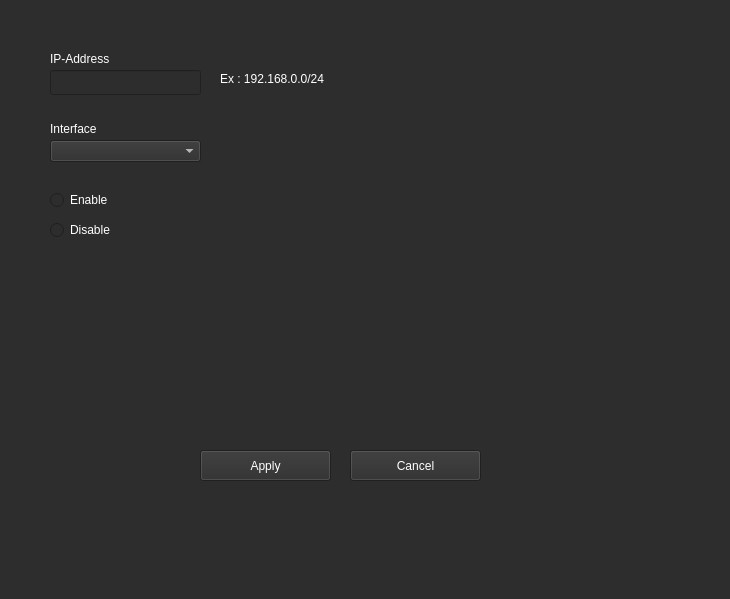
<?xml version="1.0" encoding="UTF-8"?>
<ui version="4.0">
 <class>IpAddConfig</class>
 <widget class="QWidget" name="IpAddConfig">
  <property name="geometry">
   <rect>
    <x>0</x>
    <y>0</y>
    <width>730</width>
    <height>599</height>
   </rect>
  </property>
  <property name="windowTitle">
   <string>Form</string>
  </property>
  <property name="styleSheet">
   <string notr="true">background-color: rgb(45, 45, 45);</string>
  </property>
  <widget class="QPushButton" name="btn_apply_IPAdd">
   <property name="geometry">
    <rect>
     <x>200</x>
     <y>450</y>
     <width>131</width>
     <height>31</height>
    </rect>
   </property>
   <property name="palette">
    <palette>
     <active>
      <colorrole role="Button">
       <brush brushstyle="SolidPattern">
        <color alpha="255">
         <red>45</red>
         <green>45</green>
         <blue>45</blue>
        </color>
       </brush>
      </colorrole>
      <colorrole role="ButtonText">
       <brush brushstyle="SolidPattern">
        <color alpha="255">
         <red>255</red>
         <green>255</green>
         <blue>255</blue>
        </color>
       </brush>
      </colorrole>
      <colorrole role="Base">
       <brush brushstyle="SolidPattern">
        <color alpha="255">
         <red>45</red>
         <green>45</green>
         <blue>45</blue>
        </color>
       </brush>
      </colorrole>
      <colorrole role="Window">
       <brush brushstyle="SolidPattern">
        <color alpha="255">
         <red>45</red>
         <green>45</green>
         <blue>45</blue>
        </color>
       </brush>
      </colorrole>
     </active>
     <inactive>
      <colorrole role="Button">
       <brush brushstyle="SolidPattern">
        <color alpha="255">
         <red>45</red>
         <green>45</green>
         <blue>45</blue>
        </color>
       </brush>
      </colorrole>
      <colorrole role="ButtonText">
       <brush brushstyle="SolidPattern">
        <color alpha="255">
         <red>255</red>
         <green>255</green>
         <blue>255</blue>
        </color>
       </brush>
      </colorrole>
      <colorrole role="Base">
       <brush brushstyle="SolidPattern">
        <color alpha="255">
         <red>45</red>
         <green>45</green>
         <blue>45</blue>
        </color>
       </brush>
      </colorrole>
      <colorrole role="Window">
       <brush brushstyle="SolidPattern">
        <color alpha="255">
         <red>45</red>
         <green>45</green>
         <blue>45</blue>
        </color>
       </brush>
      </colorrole>
     </inactive>
     <disabled>
      <colorrole role="Button">
       <brush brushstyle="SolidPattern">
        <color alpha="255">
         <red>45</red>
         <green>45</green>
         <blue>45</blue>
        </color>
       </brush>
      </colorrole>
      <colorrole role="ButtonText">
       <brush brushstyle="SolidPattern">
        <color alpha="255">
         <red>120</red>
         <green>120</green>
         <blue>120</blue>
        </color>
       </brush>
      </colorrole>
      <colorrole role="Base">
       <brush brushstyle="SolidPattern">
        <color alpha="255">
         <red>45</red>
         <green>45</green>
         <blue>45</blue>
        </color>
       </brush>
      </colorrole>
      <colorrole role="Window">
       <brush brushstyle="SolidPattern">
        <color alpha="255">
         <red>45</red>
         <green>45</green>
         <blue>45</blue>
        </color>
       </brush>
      </colorrole>
     </disabled>
    </palette>
   </property>
   <property name="text">
    <string>Apply</string>
   </property>
  </widget>
  <widget class="QPushButton" name="btn_cancel_IPAdd">
   <property name="geometry">
    <rect>
     <x>350</x>
     <y>450</y>
     <width>131</width>
     <height>31</height>
    </rect>
   </property>
   <property name="palette">
    <palette>
     <active>
      <colorrole role="Button">
       <brush brushstyle="SolidPattern">
        <color alpha="255">
         <red>45</red>
         <green>45</green>
         <blue>45</blue>
        </color>
       </brush>
      </colorrole>
      <colorrole role="ButtonText">
       <brush brushstyle="SolidPattern">
        <color alpha="255">
         <red>255</red>
         <green>255</green>
         <blue>255</blue>
        </color>
       </brush>
      </colorrole>
      <colorrole role="Base">
       <brush brushstyle="SolidPattern">
        <color alpha="255">
         <red>45</red>
         <green>45</green>
         <blue>45</blue>
        </color>
       </brush>
      </colorrole>
      <colorrole role="Window">
       <brush brushstyle="SolidPattern">
        <color alpha="255">
         <red>45</red>
         <green>45</green>
         <blue>45</blue>
        </color>
       </brush>
      </colorrole>
     </active>
     <inactive>
      <colorrole role="Button">
       <brush brushstyle="SolidPattern">
        <color alpha="255">
         <red>45</red>
         <green>45</green>
         <blue>45</blue>
        </color>
       </brush>
      </colorrole>
      <colorrole role="ButtonText">
       <brush brushstyle="SolidPattern">
        <color alpha="255">
         <red>255</red>
         <green>255</green>
         <blue>255</blue>
        </color>
       </brush>
      </colorrole>
      <colorrole role="Base">
       <brush brushstyle="SolidPattern">
        <color alpha="255">
         <red>45</red>
         <green>45</green>
         <blue>45</blue>
        </color>
       </brush>
      </colorrole>
      <colorrole role="Window">
       <brush brushstyle="SolidPattern">
        <color alpha="255">
         <red>45</red>
         <green>45</green>
         <blue>45</blue>
        </color>
       </brush>
      </colorrole>
     </inactive>
     <disabled>
      <colorrole role="Button">
       <brush brushstyle="SolidPattern">
        <color alpha="255">
         <red>45</red>
         <green>45</green>
         <blue>45</blue>
        </color>
       </brush>
      </colorrole>
      <colorrole role="ButtonText">
       <brush brushstyle="SolidPattern">
        <color alpha="255">
         <red>120</red>
         <green>120</green>
         <blue>120</blue>
        </color>
       </brush>
      </colorrole>
      <colorrole role="Base">
       <brush brushstyle="SolidPattern">
        <color alpha="255">
         <red>45</red>
         <green>45</green>
         <blue>45</blue>
        </color>
       </brush>
      </colorrole>
      <colorrole role="Window">
       <brush brushstyle="SolidPattern">
        <color alpha="255">
         <red>45</red>
         <green>45</green>
         <blue>45</blue>
        </color>
       </brush>
      </colorrole>
     </disabled>
    </palette>
   </property>
   <property name="text">
    <string>Cancel</string>
   </property>
  </widget>
  <widget class="QLabel" name="label">
   <property name="geometry">
    <rect>
     <x>50</x>
     <y>50</y>
     <width>81</width>
     <height>17</height>
    </rect>
   </property>
   <property name="palette">
    <palette>
     <active>
      <colorrole role="WindowText">
       <brush brushstyle="SolidPattern">
        <color alpha="255">
         <red>255</red>
         <green>255</green>
         <blue>255</blue>
        </color>
       </brush>
      </colorrole>
      <colorrole role="Button">
       <brush brushstyle="SolidPattern">
        <color alpha="255">
         <red>45</red>
         <green>45</green>
         <blue>45</blue>
        </color>
       </brush>
      </colorrole>
      <colorrole role="Text">
       <brush brushstyle="SolidPattern">
        <color alpha="255">
         <red>255</red>
         <green>255</green>
         <blue>255</blue>
        </color>
       </brush>
      </colorrole>
      <colorrole role="ButtonText">
       <brush brushstyle="SolidPattern">
        <color alpha="255">
         <red>255</red>
         <green>255</green>
         <blue>255</blue>
        </color>
       </brush>
      </colorrole>
      <colorrole role="Base">
       <brush brushstyle="SolidPattern">
        <color alpha="255">
         <red>45</red>
         <green>45</green>
         <blue>45</blue>
        </color>
       </brush>
      </colorrole>
      <colorrole role="Window">
       <brush brushstyle="SolidPattern">
        <color alpha="255">
         <red>45</red>
         <green>45</green>
         <blue>45</blue>
        </color>
       </brush>
      </colorrole>
     </active>
     <inactive>
      <colorrole role="WindowText">
       <brush brushstyle="SolidPattern">
        <color alpha="255">
         <red>255</red>
         <green>255</green>
         <blue>255</blue>
        </color>
       </brush>
      </colorrole>
      <colorrole role="Button">
       <brush brushstyle="SolidPattern">
        <color alpha="255">
         <red>45</red>
         <green>45</green>
         <blue>45</blue>
        </color>
       </brush>
      </colorrole>
      <colorrole role="Text">
       <brush brushstyle="SolidPattern">
        <color alpha="255">
         <red>255</red>
         <green>255</green>
         <blue>255</blue>
        </color>
       </brush>
      </colorrole>
      <colorrole role="ButtonText">
       <brush brushstyle="SolidPattern">
        <color alpha="255">
         <red>255</red>
         <green>255</green>
         <blue>255</blue>
        </color>
       </brush>
      </colorrole>
      <colorrole role="Base">
       <brush brushstyle="SolidPattern">
        <color alpha="255">
         <red>45</red>
         <green>45</green>
         <blue>45</blue>
        </color>
       </brush>
      </colorrole>
      <colorrole role="Window">
       <brush brushstyle="SolidPattern">
        <color alpha="255">
         <red>45</red>
         <green>45</green>
         <blue>45</blue>
        </color>
       </brush>
      </colorrole>
     </inactive>
     <disabled>
      <colorrole role="WindowText">
       <brush brushstyle="SolidPattern">
        <color alpha="255">
         <red>120</red>
         <green>120</green>
         <blue>120</blue>
        </color>
       </brush>
      </colorrole>
      <colorrole role="Button">
       <brush brushstyle="SolidPattern">
        <color alpha="255">
         <red>45</red>
         <green>45</green>
         <blue>45</blue>
        </color>
       </brush>
      </colorrole>
      <colorrole role="Text">
       <brush brushstyle="SolidPattern">
        <color alpha="255">
         <red>120</red>
         <green>120</green>
         <blue>120</blue>
        </color>
       </brush>
      </colorrole>
      <colorrole role="ButtonText">
       <brush brushstyle="SolidPattern">
        <color alpha="255">
         <red>120</red>
         <green>120</green>
         <blue>120</blue>
        </color>
       </brush>
      </colorrole>
      <colorrole role="Base">
       <brush brushstyle="SolidPattern">
        <color alpha="255">
         <red>45</red>
         <green>45</green>
         <blue>45</blue>
        </color>
       </brush>
      </colorrole>
      <colorrole role="Window">
       <brush brushstyle="SolidPattern">
        <color alpha="255">
         <red>45</red>
         <green>45</green>
         <blue>45</blue>
        </color>
       </brush>
      </colorrole>
     </disabled>
    </palette>
   </property>
   <property name="text">
    <string>IP-Address</string>
   </property>
  </widget>
  <widget class="QLineEdit" name="line_ip">
   <property name="enabled">
    <bool>true</bool>
   </property>
   <property name="geometry">
    <rect>
     <x>50</x>
     <y>70</y>
     <width>151</width>
     <height>25</height>
    </rect>
   </property>
   <property name="palette">
    <palette>
     <active>
      <colorrole role="WindowText">
       <brush brushstyle="SolidPattern">
        <color alpha="255">
         <red>255</red>
         <green>255</green>
         <blue>255</blue>
        </color>
       </brush>
      </colorrole>
      <colorrole role="Button">
       <brush brushstyle="SolidPattern">
        <color alpha="255">
         <red>45</red>
         <green>45</green>
         <blue>45</blue>
        </color>
       </brush>
      </colorrole>
      <colorrole role="Text">
       <brush brushstyle="SolidPattern">
        <color alpha="255">
         <red>255</red>
         <green>255</green>
         <blue>255</blue>
        </color>
       </brush>
      </colorrole>
      <colorrole role="ButtonText">
       <brush brushstyle="SolidPattern">
        <color alpha="255">
         <red>255</red>
         <green>255</green>
         <blue>255</blue>
        </color>
       </brush>
      </colorrole>
      <colorrole role="Base">
       <brush brushstyle="SolidPattern">
        <color alpha="255">
         <red>45</red>
         <green>45</green>
         <blue>45</blue>
        </color>
       </brush>
      </colorrole>
      <colorrole role="Window">
       <brush brushstyle="SolidPattern">
        <color alpha="255">
         <red>45</red>
         <green>45</green>
         <blue>45</blue>
        </color>
       </brush>
      </colorrole>
     </active>
     <inactive>
      <colorrole role="WindowText">
       <brush brushstyle="SolidPattern">
        <color alpha="255">
         <red>255</red>
         <green>255</green>
         <blue>255</blue>
        </color>
       </brush>
      </colorrole>
      <colorrole role="Button">
       <brush brushstyle="SolidPattern">
        <color alpha="255">
         <red>45</red>
         <green>45</green>
         <blue>45</blue>
        </color>
       </brush>
      </colorrole>
      <colorrole role="Text">
       <brush brushstyle="SolidPattern">
        <color alpha="255">
         <red>255</red>
         <green>255</green>
         <blue>255</blue>
        </color>
       </brush>
      </colorrole>
      <colorrole role="ButtonText">
       <brush brushstyle="SolidPattern">
        <color alpha="255">
         <red>255</red>
         <green>255</green>
         <blue>255</blue>
        </color>
       </brush>
      </colorrole>
      <colorrole role="Base">
       <brush brushstyle="SolidPattern">
        <color alpha="255">
         <red>45</red>
         <green>45</green>
         <blue>45</blue>
        </color>
       </brush>
      </colorrole>
      <colorrole role="Window">
       <brush brushstyle="SolidPattern">
        <color alpha="255">
         <red>45</red>
         <green>45</green>
         <blue>45</blue>
        </color>
       </brush>
      </colorrole>
     </inactive>
     <disabled>
      <colorrole role="WindowText">
       <brush brushstyle="SolidPattern">
        <color alpha="255">
         <red>120</red>
         <green>120</green>
         <blue>120</blue>
        </color>
       </brush>
      </colorrole>
      <colorrole role="Button">
       <brush brushstyle="SolidPattern">
        <color alpha="255">
         <red>45</red>
         <green>45</green>
         <blue>45</blue>
        </color>
       </brush>
      </colorrole>
      <colorrole role="Text">
       <brush brushstyle="SolidPattern">
        <color alpha="255">
         <red>120</red>
         <green>120</green>
         <blue>120</blue>
        </color>
       </brush>
      </colorrole>
      <colorrole role="ButtonText">
       <brush brushstyle="SolidPattern">
        <color alpha="255">
         <red>120</red>
         <green>120</green>
         <blue>120</blue>
        </color>
       </brush>
      </colorrole>
      <colorrole role="Base">
       <brush brushstyle="SolidPattern">
        <color alpha="255">
         <red>45</red>
         <green>45</green>
         <blue>45</blue>
        </color>
       </brush>
      </colorrole>
      <colorrole role="Window">
       <brush brushstyle="SolidPattern">
        <color alpha="255">
         <red>45</red>
         <green>45</green>
         <blue>45</blue>
        </color>
       </brush>
      </colorrole>
     </disabled>
    </palette>
   </property>
   <property name="mouseTracking">
    <bool>false</bool>
   </property>
   <property name="focusPolicy">
    <enum>Qt::ClickFocus</enum>
   </property>
  </widget>
  <widget class="QLabel" name="label_4">
   <property name="geometry">
    <rect>
     <x>50</x>
     <y>120</y>
     <width>61</width>
     <height>17</height>
    </rect>
   </property>
   <property name="palette">
    <palette>
     <active>
      <colorrole role="WindowText">
       <brush brushstyle="SolidPattern">
        <color alpha="255">
         <red>255</red>
         <green>255</green>
         <blue>255</blue>
        </color>
       </brush>
      </colorrole>
      <colorrole role="Button">
       <brush brushstyle="SolidPattern">
        <color alpha="255">
         <red>45</red>
         <green>45</green>
         <blue>45</blue>
        </color>
       </brush>
      </colorrole>
      <colorrole role="Text">
       <brush brushstyle="SolidPattern">
        <color alpha="255">
         <red>255</red>
         <green>255</green>
         <blue>255</blue>
        </color>
       </brush>
      </colorrole>
      <colorrole role="ButtonText">
       <brush brushstyle="SolidPattern">
        <color alpha="255">
         <red>255</red>
         <green>255</green>
         <blue>255</blue>
        </color>
       </brush>
      </colorrole>
      <colorrole role="Base">
       <brush brushstyle="SolidPattern">
        <color alpha="255">
         <red>45</red>
         <green>45</green>
         <blue>45</blue>
        </color>
       </brush>
      </colorrole>
      <colorrole role="Window">
       <brush brushstyle="SolidPattern">
        <color alpha="255">
         <red>45</red>
         <green>45</green>
         <blue>45</blue>
        </color>
       </brush>
      </colorrole>
     </active>
     <inactive>
      <colorrole role="WindowText">
       <brush brushstyle="SolidPattern">
        <color alpha="255">
         <red>255</red>
         <green>255</green>
         <blue>255</blue>
        </color>
       </brush>
      </colorrole>
      <colorrole role="Button">
       <brush brushstyle="SolidPattern">
        <color alpha="255">
         <red>45</red>
         <green>45</green>
         <blue>45</blue>
        </color>
       </brush>
      </colorrole>
      <colorrole role="Text">
       <brush brushstyle="SolidPattern">
        <color alpha="255">
         <red>255</red>
         <green>255</green>
         <blue>255</blue>
        </color>
       </brush>
      </colorrole>
      <colorrole role="ButtonText">
       <brush brushstyle="SolidPattern">
        <color alpha="255">
         <red>255</red>
         <green>255</green>
         <blue>255</blue>
        </color>
       </brush>
      </colorrole>
      <colorrole role="Base">
       <brush brushstyle="SolidPattern">
        <color alpha="255">
         <red>45</red>
         <green>45</green>
         <blue>45</blue>
        </color>
       </brush>
      </colorrole>
      <colorrole role="Window">
       <brush brushstyle="SolidPattern">
        <color alpha="255">
         <red>45</red>
         <green>45</green>
         <blue>45</blue>
        </color>
       </brush>
      </colorrole>
     </inactive>
     <disabled>
      <colorrole role="WindowText">
       <brush brushstyle="SolidPattern">
        <color alpha="255">
         <red>120</red>
         <green>120</green>
         <blue>120</blue>
        </color>
       </brush>
      </colorrole>
      <colorrole role="Button">
       <brush brushstyle="SolidPattern">
        <color alpha="255">
         <red>45</red>
         <green>45</green>
         <blue>45</blue>
        </color>
       </brush>
      </colorrole>
      <colorrole role="Text">
       <brush brushstyle="SolidPattern">
        <color alpha="255">
         <red>120</red>
         <green>120</green>
         <blue>120</blue>
        </color>
       </brush>
      </colorrole>
      <colorrole role="ButtonText">
       <brush brushstyle="SolidPattern">
        <color alpha="255">
         <red>120</red>
         <green>120</green>
         <blue>120</blue>
        </color>
       </brush>
      </colorrole>
      <colorrole role="Base">
       <brush brushstyle="SolidPattern">
        <color alpha="255">
         <red>45</red>
         <green>45</green>
         <blue>45</blue>
        </color>
       </brush>
      </colorrole>
      <colorrole role="Window">
       <brush brushstyle="SolidPattern">
        <color alpha="255">
         <red>45</red>
         <green>45</green>
         <blue>45</blue>
        </color>
       </brush>
      </colorrole>
     </disabled>
    </palette>
   </property>
   <property name="text">
    <string>Interface</string>
   </property>
  </widget>
  <widget class="QComboBox" name="interfaces">
   <property name="geometry">
    <rect>
     <x>50</x>
     <y>140</y>
     <width>151</width>
     <height>22</height>
    </rect>
   </property>
   <property name="palette">
    <palette>
     <active>
      <colorrole role="WindowText">
       <brush brushstyle="SolidPattern">
        <color alpha="255">
         <red>255</red>
         <green>255</green>
         <blue>255</blue>
        </color>
       </brush>
      </colorrole>
      <colorrole role="Button">
       <brush brushstyle="SolidPattern">
        <color alpha="255">
         <red>45</red>
         <green>45</green>
         <blue>45</blue>
        </color>
       </brush>
      </colorrole>
      <colorrole role="Text">
       <brush brushstyle="SolidPattern">
        <color alpha="255">
         <red>255</red>
         <green>255</green>
         <blue>255</blue>
        </color>
       </brush>
      </colorrole>
      <colorrole role="ButtonText">
       <brush brushstyle="SolidPattern">
        <color alpha="255">
         <red>255</red>
         <green>255</green>
         <blue>255</blue>
        </color>
       </brush>
      </colorrole>
      <colorrole role="Base">
       <brush brushstyle="SolidPattern">
        <color alpha="255">
         <red>45</red>
         <green>45</green>
         <blue>45</blue>
        </color>
       </brush>
      </colorrole>
      <colorrole role="Window">
       <brush brushstyle="SolidPattern">
        <color alpha="255">
         <red>45</red>
         <green>45</green>
         <blue>45</blue>
        </color>
       </brush>
      </colorrole>
     </active>
     <inactive>
      <colorrole role="WindowText">
       <brush brushstyle="SolidPattern">
        <color alpha="255">
         <red>255</red>
         <green>255</green>
         <blue>255</blue>
        </color>
       </brush>
      </colorrole>
      <colorrole role="Button">
       <brush brushstyle="SolidPattern">
        <color alpha="255">
         <red>45</red>
         <green>45</green>
         <blue>45</blue>
        </color>
       </brush>
      </colorrole>
      <colorrole role="Text">
       <brush brushstyle="SolidPattern">
        <color alpha="255">
         <red>255</red>
         <green>255</green>
         <blue>255</blue>
        </color>
       </brush>
      </colorrole>
      <colorrole role="ButtonText">
       <brush brushstyle="SolidPattern">
        <color alpha="255">
         <red>255</red>
         <green>255</green>
         <blue>255</blue>
        </color>
       </brush>
      </colorrole>
      <colorrole role="Base">
       <brush brushstyle="SolidPattern">
        <color alpha="255">
         <red>45</red>
         <green>45</green>
         <blue>45</blue>
        </color>
       </brush>
      </colorrole>
      <colorrole role="Window">
       <brush brushstyle="SolidPattern">
        <color alpha="255">
         <red>45</red>
         <green>45</green>
         <blue>45</blue>
        </color>
       </brush>
      </colorrole>
     </inactive>
     <disabled>
      <colorrole role="WindowText">
       <brush brushstyle="SolidPattern">
        <color alpha="255">
         <red>120</red>
         <green>120</green>
         <blue>120</blue>
        </color>
       </brush>
      </colorrole>
      <colorrole role="Button">
       <brush brushstyle="SolidPattern">
        <color alpha="255">
         <red>45</red>
         <green>45</green>
         <blue>45</blue>
        </color>
       </brush>
      </colorrole>
      <colorrole role="Text">
       <brush brushstyle="SolidPattern">
        <color alpha="255">
         <red>120</red>
         <green>120</green>
         <blue>120</blue>
        </color>
       </brush>
      </colorrole>
      <colorrole role="ButtonText">
       <brush brushstyle="SolidPattern">
        <color alpha="255">
         <red>120</red>
         <green>120</green>
         <blue>120</blue>
        </color>
       </brush>
      </colorrole>
      <colorrole role="Base">
       <brush brushstyle="SolidPattern">
        <color alpha="255">
         <red>45</red>
         <green>45</green>
         <blue>45</blue>
        </color>
       </brush>
      </colorrole>
      <colorrole role="Window">
       <brush brushstyle="SolidPattern">
        <color alpha="255">
         <red>45</red>
         <green>45</green>
         <blue>45</blue>
        </color>
       </brush>
      </colorrole>
     </disabled>
    </palette>
   </property>
  </widget>
  <widget class="QRadioButton" name="radio_disable">
   <property name="geometry">
    <rect>
     <x>50</x>
     <y>220</y>
     <width>95</width>
     <height>20</height>
    </rect>
   </property>
   <property name="palette">
    <palette>
     <active>
      <colorrole role="WindowText">
       <brush brushstyle="SolidPattern">
        <color alpha="255">
         <red>255</red>
         <green>255</green>
         <blue>255</blue>
        </color>
       </brush>
      </colorrole>
      <colorrole role="Button">
       <brush brushstyle="SolidPattern">
        <color alpha="255">
         <red>45</red>
         <green>45</green>
         <blue>45</blue>
        </color>
       </brush>
      </colorrole>
      <colorrole role="Base">
       <brush brushstyle="SolidPattern">
        <color alpha="255">
         <red>45</red>
         <green>45</green>
         <blue>45</blue>
        </color>
       </brush>
      </colorrole>
      <colorrole role="Window">
       <brush brushstyle="SolidPattern">
        <color alpha="255">
         <red>45</red>
         <green>45</green>
         <blue>45</blue>
        </color>
       </brush>
      </colorrole>
     </active>
     <inactive>
      <colorrole role="WindowText">
       <brush brushstyle="SolidPattern">
        <color alpha="255">
         <red>255</red>
         <green>255</green>
         <blue>255</blue>
        </color>
       </brush>
      </colorrole>
      <colorrole role="Button">
       <brush brushstyle="SolidPattern">
        <color alpha="255">
         <red>45</red>
         <green>45</green>
         <blue>45</blue>
        </color>
       </brush>
      </colorrole>
      <colorrole role="Base">
       <brush brushstyle="SolidPattern">
        <color alpha="255">
         <red>45</red>
         <green>45</green>
         <blue>45</blue>
        </color>
       </brush>
      </colorrole>
      <colorrole role="Window">
       <brush brushstyle="SolidPattern">
        <color alpha="255">
         <red>45</red>
         <green>45</green>
         <blue>45</blue>
        </color>
       </brush>
      </colorrole>
     </inactive>
     <disabled>
      <colorrole role="WindowText">
       <brush brushstyle="SolidPattern">
        <color alpha="255">
         <red>120</red>
         <green>120</green>
         <blue>120</blue>
        </color>
       </brush>
      </colorrole>
      <colorrole role="Button">
       <brush brushstyle="SolidPattern">
        <color alpha="255">
         <red>45</red>
         <green>45</green>
         <blue>45</blue>
        </color>
       </brush>
      </colorrole>
      <colorrole role="Base">
       <brush brushstyle="SolidPattern">
        <color alpha="255">
         <red>45</red>
         <green>45</green>
         <blue>45</blue>
        </color>
       </brush>
      </colorrole>
      <colorrole role="Window">
       <brush brushstyle="SolidPattern">
        <color alpha="255">
         <red>45</red>
         <green>45</green>
         <blue>45</blue>
        </color>
       </brush>
      </colorrole>
     </disabled>
    </palette>
   </property>
   <property name="text">
    <string>Disable</string>
   </property>
  </widget>
  <widget class="QRadioButton" name="radio_enable">
   <property name="geometry">
    <rect>
     <x>50</x>
     <y>190</y>
     <width>95</width>
     <height>20</height>
    </rect>
   </property>
   <property name="palette">
    <palette>
     <active>
      <colorrole role="WindowText">
       <brush brushstyle="SolidPattern">
        <color alpha="255">
         <red>255</red>
         <green>255</green>
         <blue>255</blue>
        </color>
       </brush>
      </colorrole>
      <colorrole role="Button">
       <brush brushstyle="SolidPattern">
        <color alpha="255">
         <red>45</red>
         <green>45</green>
         <blue>45</blue>
        </color>
       </brush>
      </colorrole>
      <colorrole role="Base">
       <brush brushstyle="SolidPattern">
        <color alpha="255">
         <red>45</red>
         <green>45</green>
         <blue>45</blue>
        </color>
       </brush>
      </colorrole>
      <colorrole role="Window">
       <brush brushstyle="SolidPattern">
        <color alpha="255">
         <red>45</red>
         <green>45</green>
         <blue>45</blue>
        </color>
       </brush>
      </colorrole>
     </active>
     <inactive>
      <colorrole role="WindowText">
       <brush brushstyle="SolidPattern">
        <color alpha="255">
         <red>255</red>
         <green>255</green>
         <blue>255</blue>
        </color>
       </brush>
      </colorrole>
      <colorrole role="Button">
       <brush brushstyle="SolidPattern">
        <color alpha="255">
         <red>45</red>
         <green>45</green>
         <blue>45</blue>
        </color>
       </brush>
      </colorrole>
      <colorrole role="Base">
       <brush brushstyle="SolidPattern">
        <color alpha="255">
         <red>45</red>
         <green>45</green>
         <blue>45</blue>
        </color>
       </brush>
      </colorrole>
      <colorrole role="Window">
       <brush brushstyle="SolidPattern">
        <color alpha="255">
         <red>45</red>
         <green>45</green>
         <blue>45</blue>
        </color>
       </brush>
      </colorrole>
     </inactive>
     <disabled>
      <colorrole role="WindowText">
       <brush brushstyle="SolidPattern">
        <color alpha="255">
         <red>120</red>
         <green>120</green>
         <blue>120</blue>
        </color>
       </brush>
      </colorrole>
      <colorrole role="Button">
       <brush brushstyle="SolidPattern">
        <color alpha="255">
         <red>45</red>
         <green>45</green>
         <blue>45</blue>
        </color>
       </brush>
      </colorrole>
      <colorrole role="Base">
       <brush brushstyle="SolidPattern">
        <color alpha="255">
         <red>45</red>
         <green>45</green>
         <blue>45</blue>
        </color>
       </brush>
      </colorrole>
      <colorrole role="Window">
       <brush brushstyle="SolidPattern">
        <color alpha="255">
         <red>45</red>
         <green>45</green>
         <blue>45</blue>
        </color>
       </brush>
      </colorrole>
     </disabled>
    </palette>
   </property>
   <property name="text">
    <string>Enable</string>
   </property>
  </widget>
  <widget class="QLabel" name="label_3">
   <property name="geometry">
    <rect>
     <x>220</x>
     <y>70</y>
     <width>121</width>
     <height>17</height>
    </rect>
   </property>
   <property name="palette">
    <palette>
     <active>
      <colorrole role="WindowText">
       <brush brushstyle="SolidPattern">
        <color alpha="255">
         <red>255</red>
         <green>255</green>
         <blue>255</blue>
        </color>
       </brush>
      </colorrole>
      <colorrole role="Button">
       <brush brushstyle="SolidPattern">
        <color alpha="255">
         <red>45</red>
         <green>45</green>
         <blue>45</blue>
        </color>
       </brush>
      </colorrole>
      <colorrole role="Text">
       <brush brushstyle="SolidPattern">
        <color alpha="255">
         <red>255</red>
         <green>255</green>
         <blue>255</blue>
        </color>
       </brush>
      </colorrole>
      <colorrole role="ButtonText">
       <brush brushstyle="SolidPattern">
        <color alpha="255">
         <red>255</red>
         <green>255</green>
         <blue>255</blue>
        </color>
       </brush>
      </colorrole>
      <colorrole role="Base">
       <brush brushstyle="SolidPattern">
        <color alpha="255">
         <red>45</red>
         <green>45</green>
         <blue>45</blue>
        </color>
       </brush>
      </colorrole>
      <colorrole role="Window">
       <brush brushstyle="SolidPattern">
        <color alpha="255">
         <red>45</red>
         <green>45</green>
         <blue>45</blue>
        </color>
       </brush>
      </colorrole>
     </active>
     <inactive>
      <colorrole role="WindowText">
       <brush brushstyle="SolidPattern">
        <color alpha="255">
         <red>255</red>
         <green>255</green>
         <blue>255</blue>
        </color>
       </brush>
      </colorrole>
      <colorrole role="Button">
       <brush brushstyle="SolidPattern">
        <color alpha="255">
         <red>45</red>
         <green>45</green>
         <blue>45</blue>
        </color>
       </brush>
      </colorrole>
      <colorrole role="Text">
       <brush brushstyle="SolidPattern">
        <color alpha="255">
         <red>255</red>
         <green>255</green>
         <blue>255</blue>
        </color>
       </brush>
      </colorrole>
      <colorrole role="ButtonText">
       <brush brushstyle="SolidPattern">
        <color alpha="255">
         <red>255</red>
         <green>255</green>
         <blue>255</blue>
        </color>
       </brush>
      </colorrole>
      <colorrole role="Base">
       <brush brushstyle="SolidPattern">
        <color alpha="255">
         <red>45</red>
         <green>45</green>
         <blue>45</blue>
        </color>
       </brush>
      </colorrole>
      <colorrole role="Window">
       <brush brushstyle="SolidPattern">
        <color alpha="255">
         <red>45</red>
         <green>45</green>
         <blue>45</blue>
        </color>
       </brush>
      </colorrole>
     </inactive>
     <disabled>
      <colorrole role="WindowText">
       <brush brushstyle="SolidPattern">
        <color alpha="255">
         <red>120</red>
         <green>120</green>
         <blue>120</blue>
        </color>
       </brush>
      </colorrole>
      <colorrole role="Button">
       <brush brushstyle="SolidPattern">
        <color alpha="255">
         <red>45</red>
         <green>45</green>
         <blue>45</blue>
        </color>
       </brush>
      </colorrole>
      <colorrole role="Text">
       <brush brushstyle="SolidPattern">
        <color alpha="255">
         <red>120</red>
         <green>120</green>
         <blue>120</blue>
        </color>
       </brush>
      </colorrole>
      <colorrole role="ButtonText">
       <brush brushstyle="SolidPattern">
        <color alpha="255">
         <red>120</red>
         <green>120</green>
         <blue>120</blue>
        </color>
       </brush>
      </colorrole>
      <colorrole role="Base">
       <brush brushstyle="SolidPattern">
        <color alpha="255">
         <red>45</red>
         <green>45</green>
         <blue>45</blue>
        </color>
       </brush>
      </colorrole>
      <colorrole role="Window">
       <brush brushstyle="SolidPattern">
        <color alpha="255">
         <red>45</red>
         <green>45</green>
         <blue>45</blue>
        </color>
       </brush>
      </colorrole>
     </disabled>
    </palette>
   </property>
   <property name="text">
    <string>Ex : 192.168.0.0/24</string>
   </property>
  </widget>
 </widget>
 <resources/>
 <connections/>
</ui>
